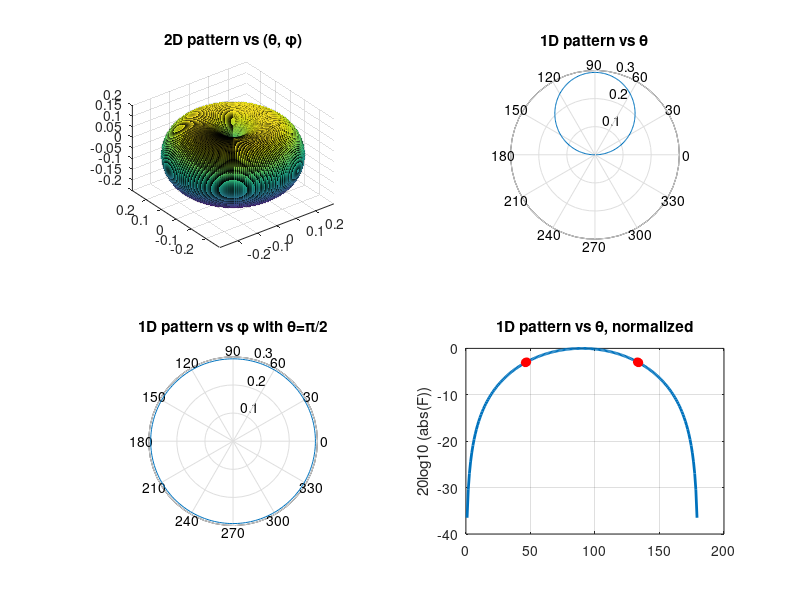

MATLAB code for this plot:
%Plot 2D pattern
f = 3*10^8; c = 3*10^8; lambda = c/f; k = 2*pi/lambda;
l = 0.125*lambda;
N_theta = 200; N_phi = 200;
[theta,phi] = meshgrid(0:pi./(N_theta-1):pi, 0:2*pi./(N_phi-1):2*pi);
F = ((cos(k*l*cos(theta))-cos(k*l))./sin(theta));
XD = abs(F).*sin(theta).*cos(phi);
YD = abs(F).*sin(theta).*sin(phi);
ZD = abs(F).*cos(theta);
subplot(2,2,1); surf(XD,YD,ZD);
title('2D pattern vs (\theta, \phi)'); axis image; rotate3d on; grid on;
% Pattern vs \theta in polar coordinates
N_theta = 200;
theta = [0: pi/( N_theta-1):pi];
F = (cos(k*l*cos(theta))-cos(k*l))./sin(theta);
subplot(2,2,2)
polar(theta,abs(F))
title('1D pattern vs \theta'); grid on
% Pattern vs \theta in rectangular coordinates
subplot(2,2,4)
% Normalize F for dB calculation
F_normalized = abs(F)/max(abs(F));
F_db = 20*log10(F_normalized);

% Define target dB value
target_db = -3;

% Find ALL indices close to -3 dB (within a small tolerance)
tolerance = 0.1;  % Adjust this value to control how close to -3 dB
indices = find(abs(F_db - target_db) < tolerance);

% Get corresponding theta values in degrees
theta_at_minus3db = theta(indices) * 180/pi;

plot(theta/pi*180, F_db, 'linewidth', 2)
title('1D pattern vs \theta, normalized'); grid on; ylabel('20log10 (abs(F))')

% Print out the -3 dB point values
disp('Theta values at -3 dB:');
for i = 1:length(indices)
    fprintf('Theta = %.4f degrees\n', theta_at_minus3db(i));
end
hold on;
plot(theta_at_minus3db, F_db(indices), 'ro', 'MarkerFaceColor', 'r');
hold off;


% Calculate and display the difference between max and min theta values at -3 dB
if length(theta_at_minus3db) > 1
    theta_difference = max(theta_at_minus3db) - min(theta_at_minus3db);
    fprintf('Difference between max and min theta at -3 dB: %.4f degrees\n', theta_difference);
else
    fprintf('Not enough points to calculate difference\n');
end

% Pattern vs \phi in polar coordinates
subplot(2,2,3)
phi =[0: 2*pi/( N_phi-1):2*pi];
theta = pi/2;
F = (cos(k*l*cos(theta))-cos(k*l))./sin(theta)*ones(size(phi));
polar(phi, abs(F))
title('1D pattern vs \phi with \theta=\pi/2'); grid on